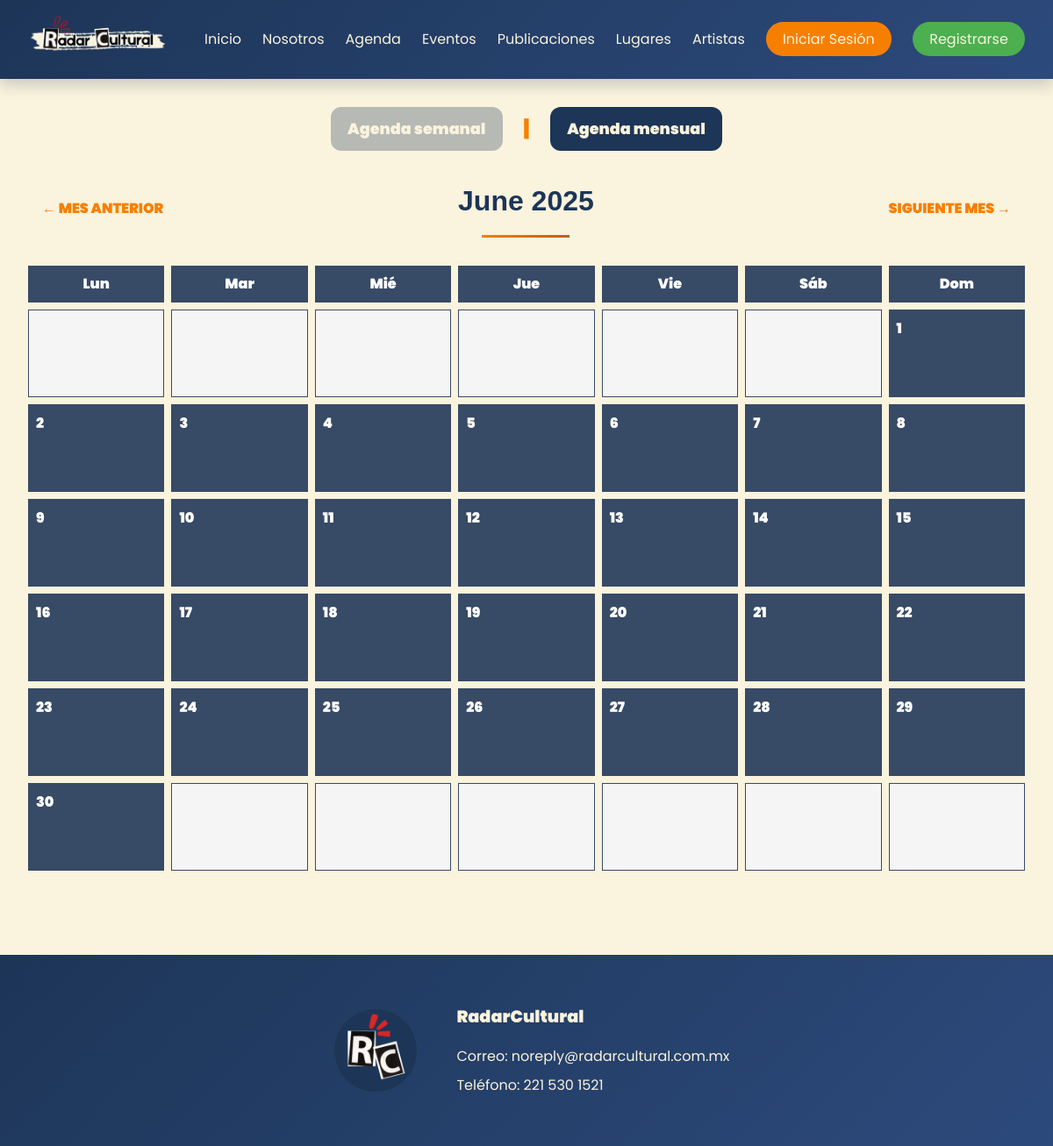
The page /agenda/2025/6/ on the database as committed earlier.
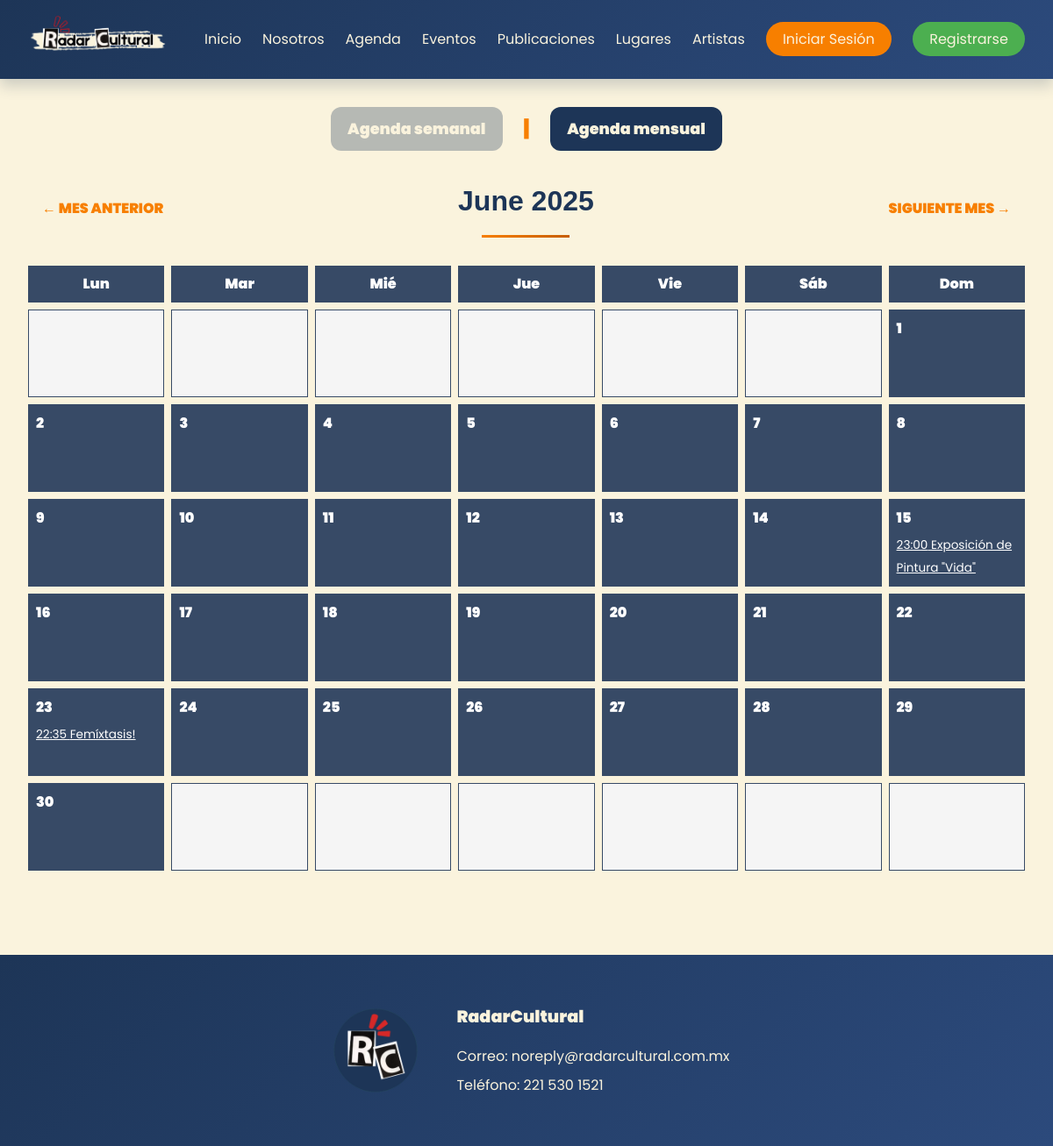
The same page on the database as committed later.
### core/models.py (models this page shows)
class Evento(models.Model):
    difusor = models.ForeignKey(PerfilDifusor, on_delete=models.CASCADE, related_name='eventos')
    titulo = models.CharField(max_length=200)
    disciplina = models.ForeignKey(Disciplina, on_delete=models.SET_NULL, null=True)
    descripcion = models.TextField()
    imagen = models.ImageField(upload_to='eventos/')
    clasificacion_edad = models.CharField(max_length=20, choices=CLASIFICACION_EDAD_CHOICES)
    fecha_evento = models.DateTimeField()
    lugar = models.CharField(max_length=300)
    horario = models.CharField(max_length=100)
    precio = models.DecimalField(max_digits=10, decimal_places=2, default=0)
    es_gratuito = models.BooleanField(default=False)
    aprobado = models.BooleanField(default=False)
    fecha_creacion = models.DateTimeField(auto_now_add=True)
    fecha_actualizacion = models.DateTimeField(auto_now=True)
    class Meta:
        db_table = 'eventos'
        verbose_name = 'Evento'
        verbose_name_plural = 'Eventos'
        ordering = ['fecha_evento']

### core/views.py (the view)
# urls.py: path('agenda/<int:year>/<int:month>/', views.agenda_mes, name='agenda_mes'),
def agenda_mes(request, year, month):
    year = int(year)
    month = int(month)
    cal = monthcalendar(year, month)
    if month == 1:
        prev_month = 12
        prev_year = year - 1
    else:
        prev_month = month - 1
        prev_year = year
    if month == 12:
        next_month = 1
        next_year = year + 1
    else:
        next_month = month + 1
        next_year = year
    eventos_mes = Evento.objects.filter(
        aprobado=True,
        fecha_evento__year=year,
        fecha_evento__month=month
    ).order_by('fecha_evento')
    eventos_por_dia = defaultdict(list)
    for evento in eventos_mes:
        eventos_por_dia[evento.fecha_evento.day].append({
            'titulo': evento.titulo,
            'hora': evento.fecha_evento.strftime('%H:%M'),
            'id': evento.id
        })
    context = {
        'calendario': cal,
        'eventos_por_dia': dict(eventos_por_dia),
        'year': year,
        'month': month,
        'nombre_mes': month_name[month],
        'prev_year': prev_year,
        'prev_month': prev_month,
        'next_year': next_year,
        'next_month': next_month,
        'vista': 'mensual'
    }
    return render(request, 'services/agenda_month.html', context)

### core/templatetags/custom_filters.py (called while the page is built)
@register.filter(name='get_item')
def get_item(dictionary, key):
    return dictionary.get(str(key), dictionary.get(key, None))

### templates/services/agenda_month.html (shortened to what this page needs)
{% extends "base.html" %}
{% load static %}
{% load custom_filters %}
{% block extrahead %}
<link rel="stylesheet" type="text/css" href="{% static 'css/agenda.css' %}">
{% endblock %}
{% block content %}
<div class="agenda-container">
    <div class="agenda-switch">
        <a href="{% url 'agenda' %}" class="agenda-btn {% if vista == 'mensual' %}inactive{% endif %}">Agenda semanal</a>
        <span class="agenda-separator">|</span>
        <a href="{% url 'agenda_mes' year month %}" class="agenda-btn {% if vista == 'semanal' %}inactive{% endif %}">Agenda mensual</a>
    </div>
    <div class="mes-navegacion">
        <a class="mes-btn" href="{% url 'agenda_mes' prev_year prev_month %}">← MES ANTERIOR</a>
        <h2 class="mes-titulo">{{ nombre_mes }} {{ year }}</h2>
        <a class="mes-btn" href="{% url 'agenda_mes' next_year next_month %}">SIGUIENTE MES →</a>
    </div>
    <div class="calendario-grid">
        <div class="dia-nombre">Lun</div>
        <div class="dia-nombre">Mar</div>
        <div class="dia-nombre">Mié</div>
        <div class="dia-nombre">Jue</div>
        <div class="dia-nombre">Vie</div>
        <div class="dia-nombre">Sáb</div>
        <div class="dia-nombre">Dom</div>
        {% for semana in calendario %}
            {% for dia in semana %}
                <div class="celda-dia {% if dia == 0 %}vacio{% else %}con-eventos{% endif %}">
                    {% if dia != 0 %}
                        <div class="numero-dia">{{ dia }}</div>
                        {% if eventos_por_dia|get_item:dia %}
                            <div class="eventos-dia">
                                {% for evento in eventos_por_dia|get_item:dia %}
                                    <a href="{% url 'detalle_evento' evento.id %}" class="evento-item">
                                        <span class="evento-hora">{{ evento.hora }}</span>
                                        <span class="evento-titulo">{{ evento.titulo }}</span>
                                    </a>
                                {% endfor %}
                            </div>
                        {% endif %}
                    {% endif %}
                </div>
            {% endfor %}
        {% endfor %}
    </div>
</div>
{% endblock %}

Rows that differ between the two databases and show on the page:
added Evento: titulo "Exposición de Pintura \"Vida\""
added Evento: titulo "Femíxtasis!"
Other text that changed with them:
new list line: "23:00"
new list line: "22:35"
